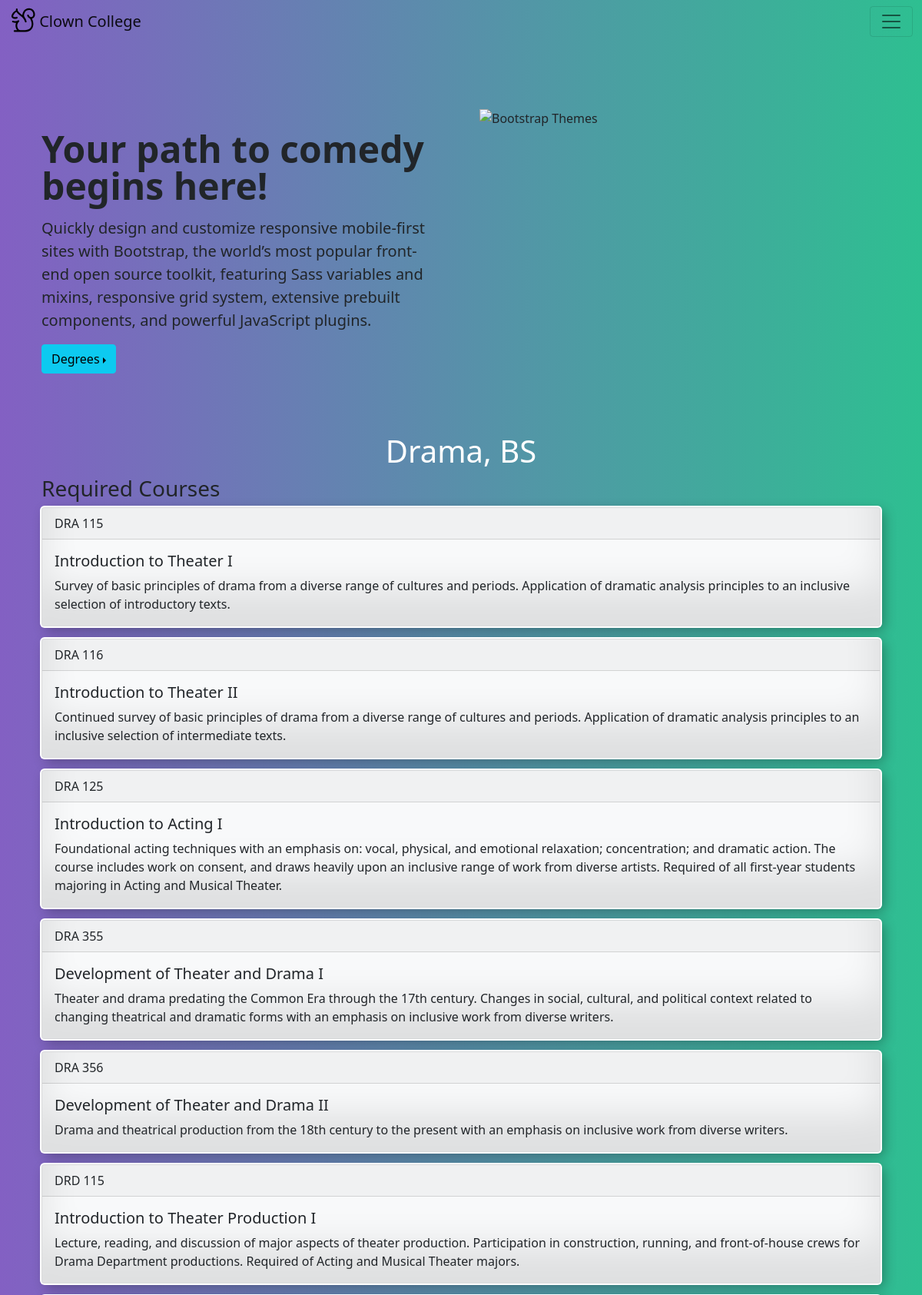
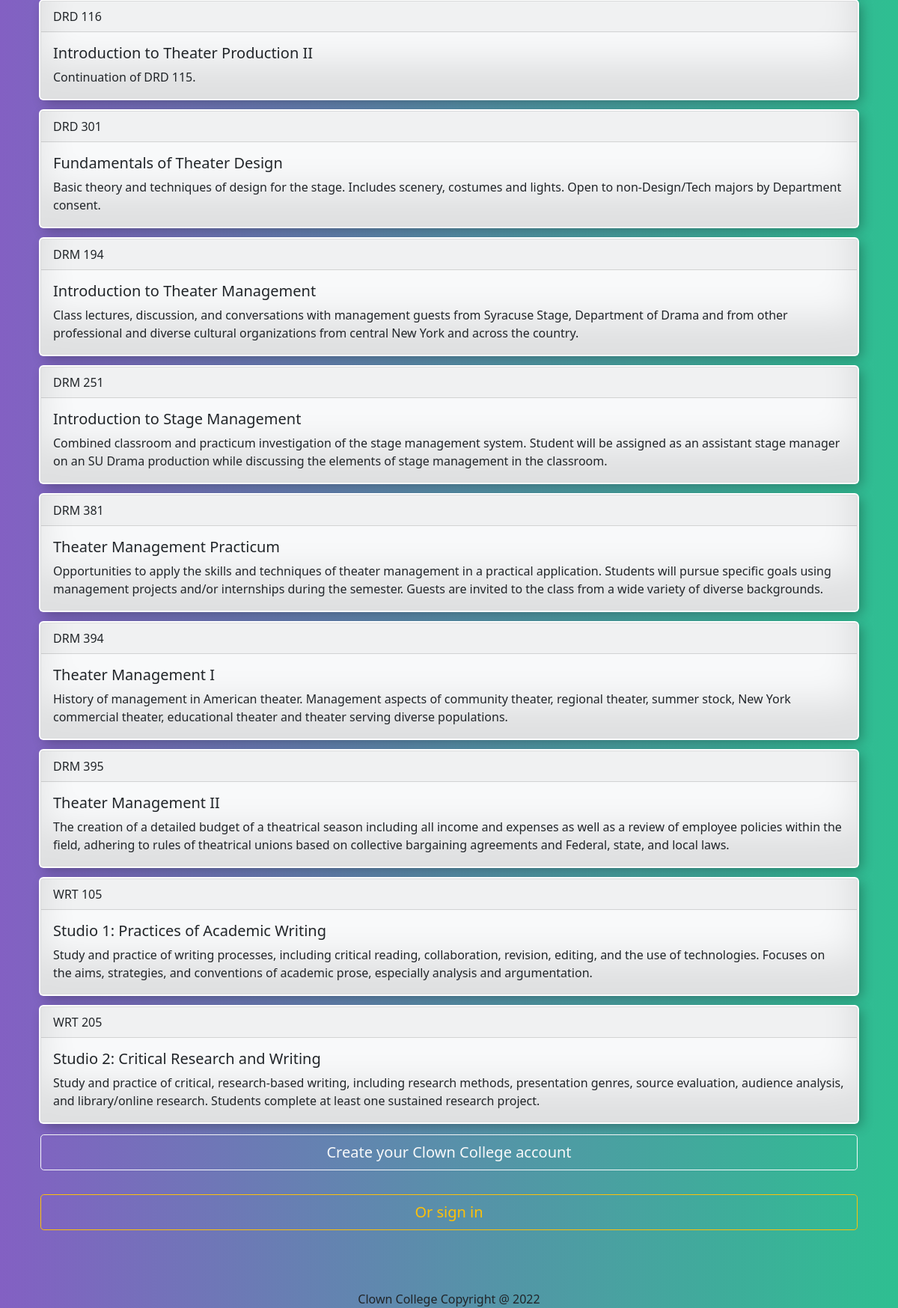
Page /PHP/Degrees/index.php?4 on the committed database (2 pictures, top to bottom).
### tables this page shows
CREATE TABLE `degrees` (
  `id` int unsigned NOT NULL AUTO_INCREMENT,
  `name` varchar(100) NOT NULL,
  `Credit_Requirements` int unsigned DEFAULT NULL,
  PRIMARY KEY (`id`),
  UNIQUE KEY `name` (`name`)
);

CREATE TABLE `courses` (
  `id` int unsigned NOT NULL AUTO_INCREMENT,
  `CourseID` varchar(40) NOT NULL,
  `Name` varchar(100) NOT NULL,
  `Credit` int NOT NULL,
  `Description` varchar(4000) DEFAULT NULL,
  `DegreeIDs` json DEFAULT NULL,
  `PreRequisite` json DEFAULT NULL,
  PRIMARY KEY (`id`),
  UNIQUE KEY `CourseID` (`CourseID`)
);

### PHP/Degrees/index.php (the view, shortened to what this page needs)
<!DOCTYPE html>
<html lang="en">
<head>
	<link href="https://cdn.jsdelivr.net/npm/bootstrap@5.1.3/dist/css/bootstrap.min.css" rel="stylesheet">
	<link href="../Style/CST499.css" rel="stylesheet">
</head>
<body>
	<?php require '../master.php';?>
	<form method="post" action="index.php">
		<div class="container col-xxl-8 px-4 py-5">
		    <div class="row flex-lg-row-reverse align-items-center g-5 py-5">
		      	<div class="col-10 col-sm-8 col-lg-6">
		        	<img src="https://www.modul.ac.ae/hubfs/9-grade-graduate-icon.png" class="d-block mx-lg-auto img-fluid" alt="Bootstrap Themes" width="700" height="500" loading="lazy">
		      	</div>
		      	<div class="col-lg-6">
		        	<h1 class="display-5 fw-bold lh-1 mb-3">Your path to comedy begins here!</h1>
		        	<p class="lead" >Quickly design and customize responsive mobile-first sites with Bootstrap, the world’s most popular front-end open source toolkit, featuring Sass variables and mixins, responsive grid system, extensive prebuilt components, and powerful JavaScript plugins.</p>
					<div class="btn-group dropend">
					  	<button name="submit" class="btn btn-info dropdown-toggle" type="submit" id="dropdownMenuButton1" data-bs-toggle="dropdown" aria-expanded="false">Degrees</button>
					</div>
		      	</div>
		    </div>
			<?php
				$url= $_SERVER['REQUEST_URI'];
				$degreeID = parse_url($url, PHP_URL_QUERY);
				if($degreeID >1){
					try{
						$sqlConnect = new mySQLDBConnection();
						$pdo = $sqlConnect->start_SQLConn();
						$r = $sqlConnect->get_DegreeName($pdo, $degreeID);
						$rowCount = $r->rowCount();
						if ($rowCount > 0){
							$row = $r->fetch(PDO::FETCH_ASSOC);
							echo "<h1 class='text-white' style='text-align:center;'>" . $row['name'] ."</h1>";
						}
						else{
							echo '<script type="text/javascript">';
							echo 'alert("No degrees found!")';
							echo '</script>';
						}
						$result = $sqlConnect->get_DegreeInfo($pdo, $degreeID);
						$rowCount = $result->rowCount();
						if ($rowCount > 0){
							echo '<h3>Required Courses</h3>';
							while ($row = $result->fetch()){
								echo '<div id="card" class="card text-dark bg-light mb-3">';
								echo '  <div class="card-header">'.$row['CourseID'].'</div>';
								echo '  <div class="card-body">';
								echo '    <h5 class="card-title">'.$row['Name'].'</h5>';
								echo '    <p class="card-text">'.$row['Description'].'</p>';
								echo '  </div>';
								echo '</div>';
							}
						}
						else{
							echo '<script type="text/javascript">';
							echo 'alert("No degrees found!")';
							echo '</script>';
						}
					}
					catch (PDOException $e){
						echo $e->getMessage();
					}
				}
			?>
			<button type="button" class="btn btn-outline-light btn-lg form-control" onclick="window.location.href='../Registration';">Create your Clown College account</button>
			<button type="button" class="btn btn-outline-warning btn-lg form-control" onclick="window.location.href='../Login';">Or sign in</button>
		</div>
	</form>
	<?php require_once '../footer.php';?>
</body>
</html>

### PHP/Style/CST499.css (style rules this page uses)
html,body, #navbars { background-image: linear-gradient(to right, #8360c3, #2ebf91); }
.card { box-shadow: inset 0 -3em 3em rgba(0,0,0,0.1), 0 0 0 2px rgb(255,255,255), 0.3em 0.3em 1em rgba(0,0,0,0.3); width: 18rem; height: 350px; }

### PHP/Degrees/index.php (style rules this page uses)
#card { height: 100%; width: 100%; }

### rows in the picture
degrees: name "Drama, BS"
courses: CourseID "DRA 115", Name "Introduction to Theater I", Description "Survey of basic principles of drama from a diverse range of cultures and periods. Application of dramatic analysis principles to an inclusive selection of introductory texts."
courses: CourseID "DRA 116", Name "Introduction to Theater II", Description "Continued survey of basic principles of drama from a diverse range of cultures and periods. Application of dramatic analysis principles to an inclusive selection of intermediate texts."
courses: CourseID "DRA 125", Name "Introduction to Acting I", Description "Foundational acting techniques with an emphasis on: vocal, physical, and emotional relaxation; concentration; and dramatic action. The course includes work on consent, and draws heavily upon an inclusive range of work from diverse artists. Required of all first-year students majoring in Acting and Musical Theater."
courses: CourseID "DRA 355", Name "Development of Theater and Drama I", Description "Theater and drama predating the Common Era through the 17th century. Changes in social, cultural, and political context related to changing theatrical and dramatic forms with an emphasis on inclusive work from diverse writers."
courses: CourseID "DRA 356", Name "Development of Theater and Drama II", Description "Drama and theatrical production from the 18th century to the present with an emphasis on inclusive work from diverse writers."
courses: CourseID "DRD 115", Name "Introduction to Theater Production I", Description "Lecture, reading, and discussion of major aspects of theater production. Participation in construction, running, and front-of-house crews for Drama Department productions. Required of Acting and Musical Theater majors."
courses: CourseID "DRD 116", Name "Introduction to Theater Production II", Description "Continuation of DRD 115."
courses: CourseID "DRD 301", Name "Fundamentals of Theater Design", Description "Basic theory and techniques of design for the stage. Includes scenery, costumes and lights. Open to non-Design/Tech majors by Department consent."
courses: CourseID "DRM 194", Name "Introduction to Theater Management", Description "Class lectures, discussion, and conversations with management guests from Syracuse Stage, Department of Drama and from other professional and diverse cultural organizations from central New York and across the country."
courses: CourseID "DRM 251", Name "Introduction to Stage Management", Description "Combined classroom and practicum investigation of the stage management system. Student will be assigned as an assistant stage manager on an SU Drama production while discussing the elements of stage management in the classroom."
courses: CourseID "DRM 381", Name "Theater Management Practicum", Description "Opportunities to apply the skills and techniques of theater management in a practical application. Students will pursue specific goals using management projects and/or internships during the semester. Guests are invited to the class from a wide variety of diverse backgrounds."
courses: CourseID "DRM 394", Name "Theater Management I", Description "History of management in American theater. Management aspects of community theater, regional theater, summer stock, New York commercial theater, educational theater and theater serving diverse populations."
courses: CourseID "DRM 395", Name "Theater Management II", Description "The creation of a detailed budget of a theatrical season including all income and expenses as well as a review of employee policies within the field, adhering to rules of theatrical unions based on collective bargaining agreements and Federal, state, and local laws."
courses: CourseID "WRT 105", Name "Studio 1: Practices of Academic Writing", Description "Study and practice of writing processes, including critical reading, collaboration, revision, editing, and the use of technologies. Focuses on the aims, strategies, and conventions of academic prose, especially analysis and argumentation."
courses: CourseID "WRT 205", Name "Studio 2: Critical Research and Writing", Description "Study and practice of critical, research-based writing, including research methods, presentation genres, source evaluation, audience analysis, and library/online research. Students complete at least one sustained research project."
